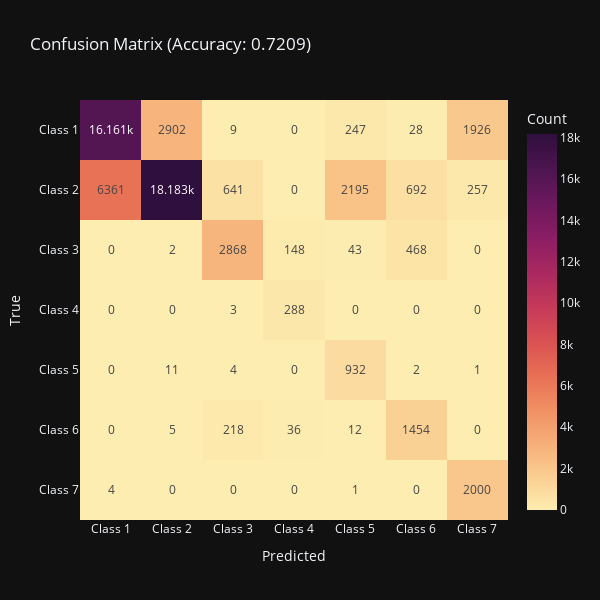

This figure's notebook cell:
### Code cell
import plotly.express as px

# Create the heatmap using Plotly Express
fig = px.imshow(
    cm, 
    x=labels, 
    y=labels, 
    text_auto=True,               # Automatically adds the numbers into the boxes
    labels=dict(x="Predicted", y="True", color="Count"),
    color_continuous_scale='matter',
    title=f'Confusion Matrix (Accuracy: {accuracy:.4f})',
    template='plotly_dark',       # Keeps your dark theme
    aspect="auto"                 # Ensures the 7x7 grid fits well
)

# Optional: Ensure the plot is a nice square size
fig.update_layout(width=600, height=600)

fig.show()

### Figure 1 — Plotly figure (JSON) as saved in the notebook; plotly's stock layout.template omitted (floating-point values rounded to 4 significant figures)
{"data": [{"coloraxis": "coloraxis", "hovertemplate": "Predicted: %{x}<br>True: %{y}<br>Count: %{z}<extra></extra>", "name": "0", "texttemplate": "%{z}", "type": "heatmap", "x": ["Class 1", "Class 2", "Class 3", "Class 4", "Class 5", "Class 6", "Class 7"], "xaxis": "x", "y": ["Class 1", "Class 2", "Class 3", "Class 4", "Class 5", "Class 6", "Class 7"], "yaxis": "y", "z": [[16161, 2902, 9, 0, 247, 28, 1926], [6361, 18183, 641, 0, 2195, 692, 257], [0, 2, 2868, 148, 43, 468, 0], [0, 0, 3, 288, 0, 0, 0], [0, 11, 4, 0, 932, 2, 1], [0, 5, 218, 36, 12, 1454, 0], [4, 0, 0, 0, 1, 0, 2000]]}], "layout": {"coloraxis": {"colorbar": {"title": {"text": "Count"}}, "colorscale": [[0, "rgb(253, 237, 176)"], [0.09091, "rgb(250, 205, 145)"], [0.1818, "rgb(246, 173, 119)"], [0.2727, "rgb(240, 142, 98)"], [0.3636, "rgb(231, 109, 84)"], [0.4545, "rgb(216, 80, 83)"], [0.5455, "rgb(195, 56, 90)"], [0.6364, "rgb(168, 40, 96)"], [0.7273, "rgb(138, 29, 99)"], [0.8182, "rgb(107, 24, 93)"], [0.9091, "rgb(76, 21, 80)"], [1, "rgb(47, 15, 61)"]]}, "height": 600, "title": {"text": "Confusion Matrix (Accuracy: 0.7209)"}, "width": 600, "xaxis": {"anchor": "y", "domain": [0, 1], "title": {"text": "Predicted"}}, "yaxis": {"anchor": "x", "autorange": "reversed", "domain": [0, 1], "title": {"text": "True"}}}}
